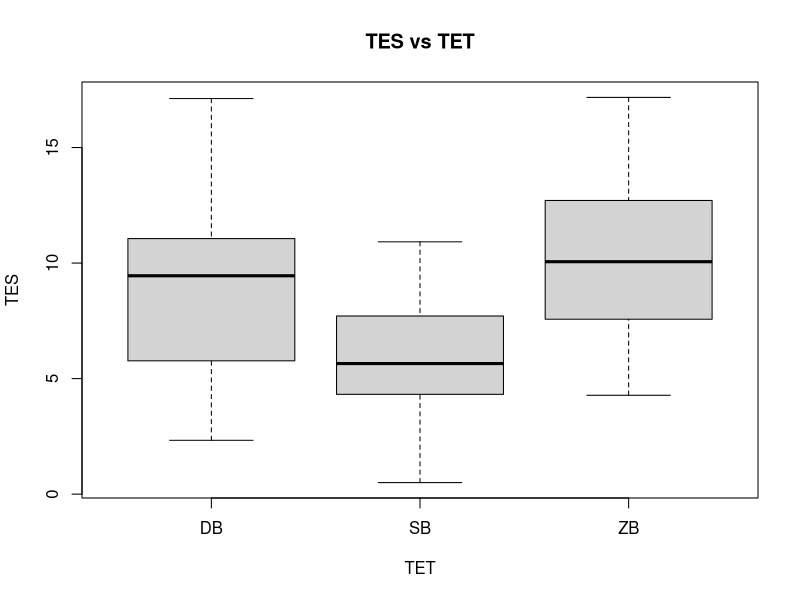
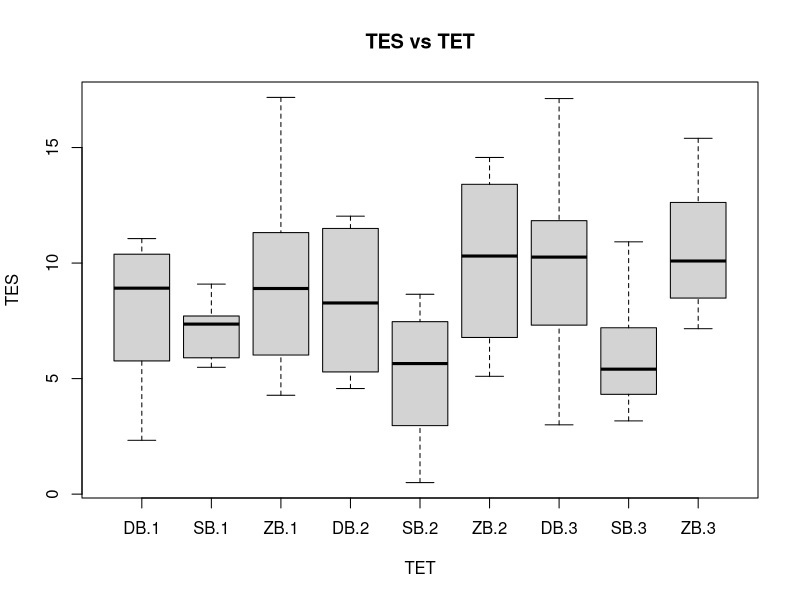
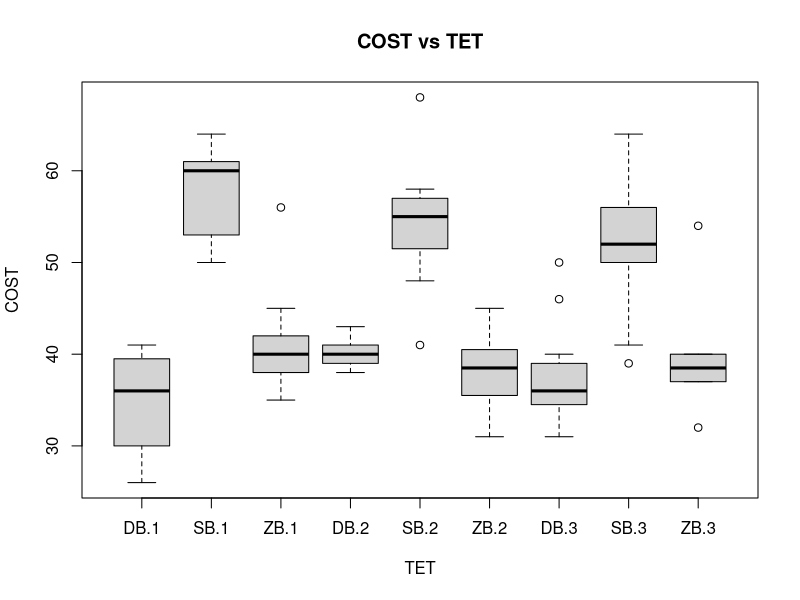
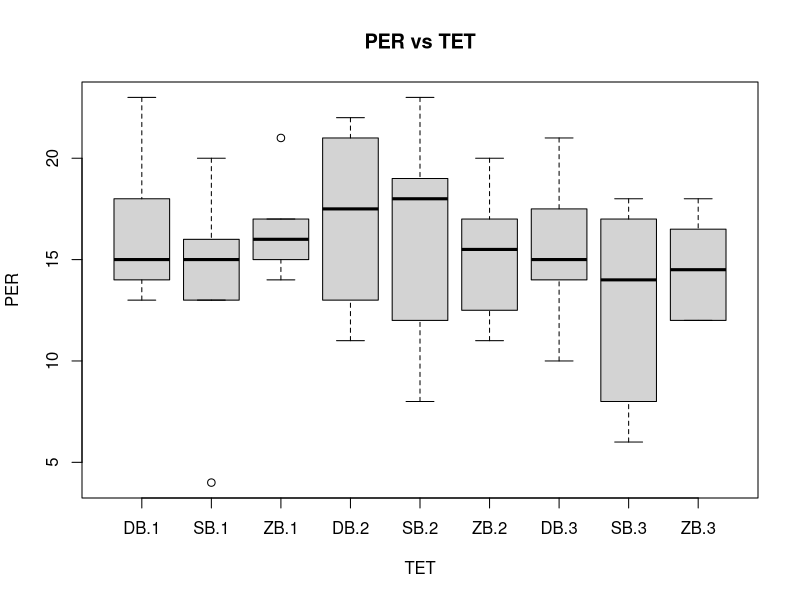

The R source for these figures, in order:
library(car)
tex_tech_df <- read.csv2("TEXTETECH.csv")


# Exercise 1.3 Run an analysis of variance (ANOVA) model using TES as dependent variable and TET as the only factor (one-factor analysis of variance). Provide appropriate graphical representations and comment the statistical inference results. In case of statistically significant result for the factor TET, run additional post-hoc analyses on the levels of the factor (note: you have to control for the Type I error probability)


# Check the table of the data

table(tex_tech_df$AGE, tex_tech_df$TET)

# !   DB SB ZB
# !   1  8  5  9
# !   2  6  7  8
# !   3 11 13  8

# As we can see is not perfectly balanced, but we can still run the ANOVA

aov_TES_TET <- Anova(lm(TES ~ as.factor(TET), data = tex_tech_df))
print(aov_TES_TET)

boxplot(TES ~ as.factor(TET), data = tex_tech_df, xlab = "TET", ylab = "TES", main = "TES vs TET")

# Further analysis
t_test_DB_SB <- t.test(tex_tech_df$TES[tex_tech_df$TET == "DB"], tex_tech_df$TES[tex_tech_df$TET == "SB"])
t_test_DB_ZB <- t.test(tex_tech_df$TES[tex_tech_df$TET == "DB"], tex_tech_df$TES[tex_tech_df$TET == "ZB"])
t_test_SB_ZB <- t.test(tex_tech_df$TES[tex_tech_df$TET == "SB"], tex_tech_df$TES[tex_tech_df$TET == "ZB"])

# p-value correction for repeated tests (Bonferroni)
number_of_tests <- 3
new_p <- 0.05 / number_of_tests
print(t_test_DB_SB$p.value < new_p)
print(t_test_DB_ZB$p.value < new_p)
print(t_test_SB_ZB$p.value < new_p)

# First and third are significant

# Exercise 1.4 Rerun the analysis, this time by considering also AGE as a second factor in the analysis. Provide the new graphical representations and comment the statistical inference results. In case of statistically significant results (note that here you have 3 distinct inferential tests: main effect of TET, main effect of AGE, and interaction effect TET by AGE), run additional post-hoc analyses on the corresponding significant effects (note: you have to control for the Type I error probability separately for each eventual significant effect).

aov_TES_TETxAGE <- Anova(lm(TES ~ as.factor(TET) * as.factor(AGE), data = tex_tech_df))
print(aov_TES_TETxAGE)

boxplot(TES ~ as.factor(TET) * as.factor(AGE), data = tex_tech_df, xlab = "TET", ylab = "TES", main = "TES vs TET")

# Exercise 1.5 Construct a new variable called COST corresponding (for each participant) to the sum of the variables MD, PD, TD, EFF, and FRU. Run an ANOVA model with COST as the dependent variable and TET and AGE as the two factors in the analysis. Graphical representations, comments on the statistical results, and eventual post-hoc analyses as for Ex. 1.4

COST <- tex_tech_df$MD + tex_tech_df$PD + tex_tech_df$TD + tex_tech_df$EFF + tex_tech_df$FRU

aov_COST_TETxAGE <- Anova(lm(COST ~ as.factor(TET) * as.factor(AGE), data = tex_tech_df))
print(aov_COST_TETxAGE)

boxplot(COST ~ as.factor(TET) * as.factor(AGE), data = tex_tech_df, xlab = "TET", ylab = "COST", main = "COST vs TET")

# Exercise 1.6 Repeat the analysis in Ex. 1.5, this time replacing the COST variable with the PER variable in the
# ANOVA model.

aov_PER_TETxAGE <- Anova(lm(PER ~ as.factor(TET) * as.factor(AGE), data = tex_tech_df))
print(aov_PER_TETxAGE)

boxplot(PER ~ as.factor(TET) * as.factor(AGE), data = tex_tech_df, xlab = "TET", ylab = "PER", main = "PER vs TET")
